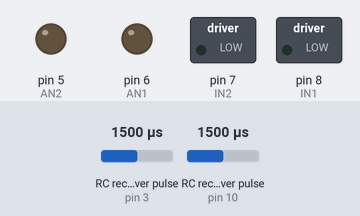
The sketch below on a simulated Arduino Uno, built with avr-gcc and run on an emulated ATmega328P. Parts: switched loads named in the sketch (green lamp = pin HIGH), output pins drawn as LEDs (lit = HIGH). Wiring (inferred from the names in the program): 2 × RC receiver channel: data pin 3 / data pin 10. The inputs (shaded band) are chosen by the test bench; at power-on: RC receiver pulse (sensors on pin 3, pin 10) 1500 µs.

Above: at 1.2 s.
1.3 s: RC receiver pulse (sensor on pin 3) set to 1438 µs
2.8 s: RC receiver pulse (sensor on pin 3) set to 1413 µs
At 3.3 s:
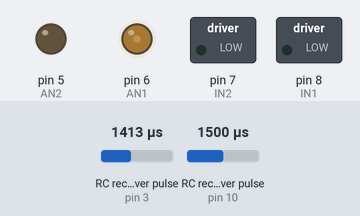
4.3 s: RC receiver pulse (sensor on pin 10) set to 1446 µs
5.8 s: RC receiver pulse (sensor on pin 10) set to 1419 µs
At 6.8 s:
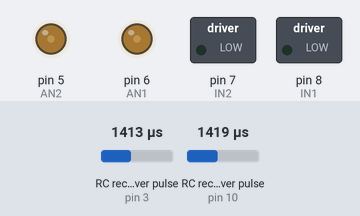
7.3 s: RC receiver pulse (sensor on pin 3) set to 1250 µs
At 7.9 s:
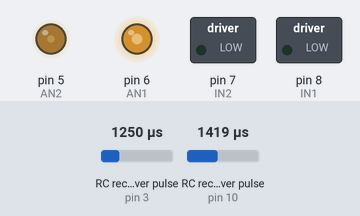
8.8 s: RC receiver pulse (sensor on pin 10) set to 1250 µs
At 10.2 s:
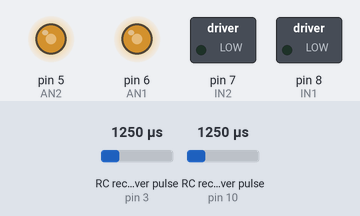
Timing chart, 0 to 11.3 s (numbered marks = the images above; inputs shaded):
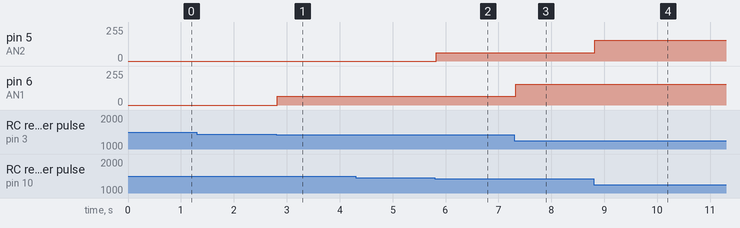

Measured:
- the behaviour switches between 1429 and 1428 µs on RC receiver pulse (sensor on pin 3) (found by bisection; images 0 and 1)
- the behaviour switches between 1429 and 1428 µs on RC receiver pulse (sensor on pin 10) (found by bisection; images 1 and 2)
- after the input at 1.3 s, every drawn part: stays the same
- after the input at 2.8 s, pin 6 (AN1): 0/255 → 64/255 at once
- after the input at 4.3 s, every drawn part: stays the same
- after the input at 5.8 s, pin 5 (AN2): 0/255 → 61/255 at once
- after the input at 7.3 s, pin 6 (AN1): 64/255 → 157/255 at once
- after the input at 8.8 s, pin 5 (AN2): 61/255 → 157/255 at once

The sketch:

deploy.ino
```cpp
int AN2 = 5;       //PIN -- PWM output (right)
int AN1 = 6;       //PIN -- PWM output (left)
int IN2 = 7;       //PIN -- Motor direction output (right)
int IN1 = 8;       //PIN -- Motor direction output (left)
int RC_R = 10;     //PIN -- RC input   (right)
int RC_L = 3;      //PIN -- RC input   (left)
int PWM_R;         //SIGNAL RIGHT
int PWM_L;         //SIGNAL LEFT

void setup() {
  pinMode(RC_R, INPUT);
  pinMode(RC_L, INPUT);
  pinMode(IN2, OUTPUT);
  pinMode(IN1, OUTPUT);
  Serial.begin(9600);
}

void loop() {
  PWM_L = pulseIn(RC_L, HIGH); //take RC input signals
  PWM_R = pulseIn(RC_R, HIGH);

        // LEFT joystick control //
  	if(PWM_L >= 1430 && PWM_L <= 1540)  // LEFT joystick is centered (neither fwd/reverse)
  	{
    		analogWrite(AN1, 0);
  	}
  	else if(PWM_L > 1540) //LEFT joystick is in reverse, map PWM values, send signal
  	{
    		analogWrite(IN1, 1);
    		PWM_L = map(PWM_L, 1539, 1915, 55, 255);
    		analogWrite(AN1, PWM_L);
  	}
  	else if(PWM_L < 1430) //LEFT joystick is forward, map PWM values, send signal
  	{
    		analogWrite(IN1, -1);
    		PWM_L = map(PWM_L, 1431, 1080, 55, 255);
    		analogWrite(AN1, PWM_L);
  	}

        // RIGHT joystick control //
  	if(PWM_R >= 1430 && PWM_R <= 1540)  // RIGHT joystick is centered (neither fwd/reverse)
  	{
    		analogWrite(AN2, 0);
  	}
  	else if(PWM_R > 1540) //RIGHT joystick is in reverse, map PWM values, send signal
  	{
    		analogWrite(IN2, 1);
    		PWM_R = map(PWM_R, 1539, 1915, 55, 255);
    		analogWrite(AN2, PWM_R);
  	}
  	else if(PWM_R < 1430) //RIGHT joystick is forward,  map PWM values, send signal
        {
		analogWrite(IN2, -1);
    		PWM_R = map(PWM_R, 1431, 1080, 55, 255);
    		analogWrite(AN2, PWM_R);
  	}
}
```
